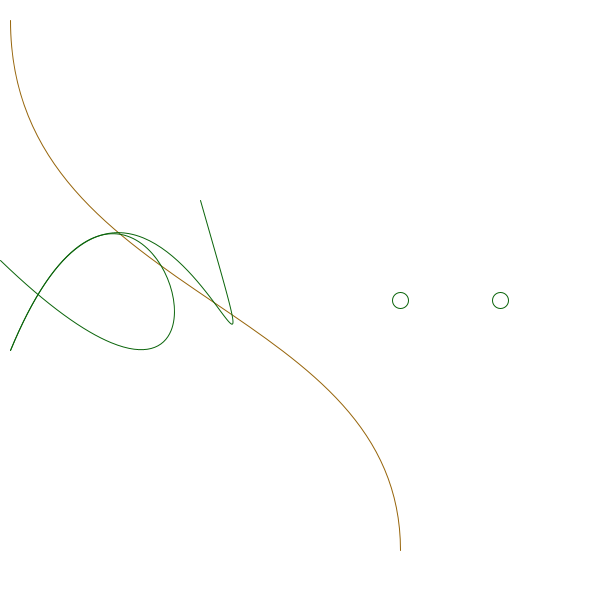
Frame 1 (no input)
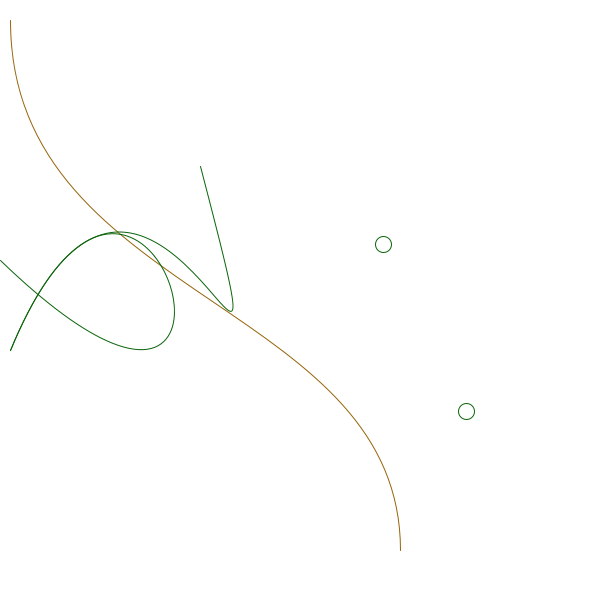
Frame 60 (the mouse pressed at the canvas centre just before this capture)
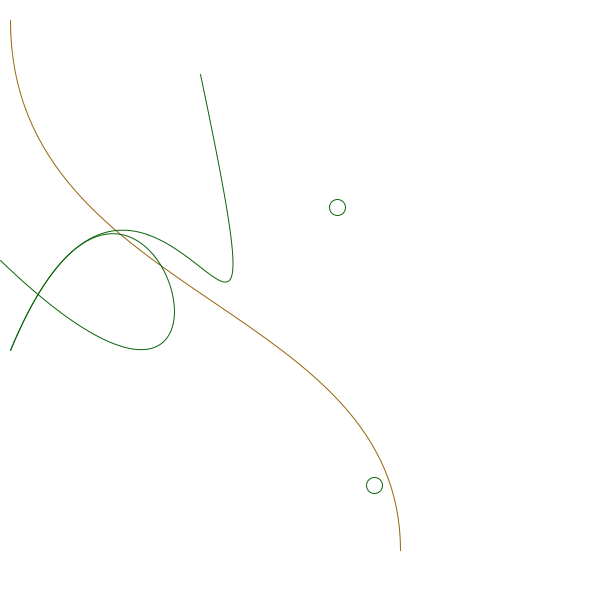
Frame 120 (the mouse held since frame 60 and released just before this capture)

The Processing sketch that drew these frames (run headless with seeded random() and noise(); from frame 60 on, the mouse is pressed at the canvas centre):

// Processing sketch: line_first_sketch
// ── line_first_sketch.pde

int controlX1=10;
int controlY1=350;
int anchorX1=150;
int anchorY1=10;
int controlX2=300;
int controlY2=550;
int anchorX2=200;
float anchorY2=550;


void setup() {
  size(600, 600);
  noFill();
  smooth();
  
}

void draw() {


background(255);
stroke(150, 100, 10);
bezier(10, 20, 10, 300, 400, 300, 400, 550);

stroke(10, 100, 10);
bezier(10, 350, 150, 10, 300, 550, 0, 260);



controlX1+=0.01;
controlY1+=0.01;
anchorX1+=0.01;
anchorY1+=0.01;
controlX2+=0.01;
controlY2+=0.01;
anchorX2+=0.01;
float anchorY2 = r*cos(theta);
bezier(controlX1, controlY1, anchorX1, anchorY1, controlX2, controlY2, anchorX2, anchorY2);

float x = r*cos(theta);
float y = r*sin(theta);

ellipse(x+width/2, y+height/2, 16, 16);


theta += 0.01;

float x2 = r2*cos(theta2);
float y2 = r2*sin(theta2);
ellipse(x2+width/2, y2+height/2, 16, 16);
theta2 += -0.01;

}

// ── arc_shiffman.pde
float r = 200;
float theta = 0;

float r2 = 100;
float theta2 = 0;
